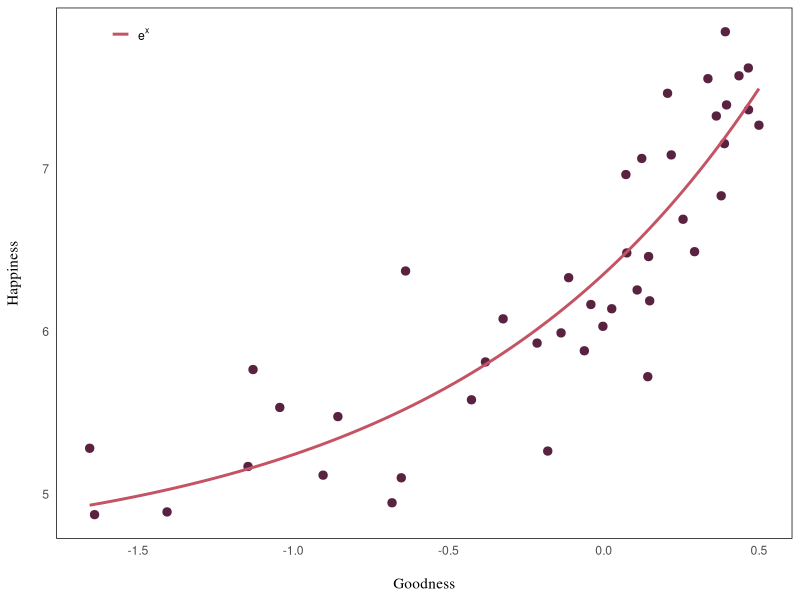

The R source for this figure:
library(ggplot2)
library(dplyr)
library(readxl)


CL_europa <- read.csv( "data/NEW_DATASET/SavingsRatio.csv")
happy<-read_excel("data/happy2.xls")

happy$`Country name`[happy$`Country name`=="Bosnia and Herzegovina"] <- "Bosnia and Herz."
happy$`Country name`[happy$`Country name`=="Czech Republic"] <- "Czechia"


colnames(happy)[1]<-'Country'

merged_data <- merge(happy, CL_europa, by = "Country")

colnames(merged_data)[3]<-'Happiness'

p = ggplot(merged_data, aes(x=Goodness, y=Happiness)) + 
  geom_point(color='#5A2241',size=2.5) + 
  geom_smooth(aes(color = "Regression Line"),method=lm,formula = y ~exp(x),se = FALSE) + 
  labs(title=NULL, x="Goodness", y="Happiness")+
  theme_minimal()+
  theme(panel.grid.major = element_blank(),  
        panel.grid.minor = element_blank(), 
        panel.border = element_rect(colour = "black", fill = NA), 
        panel.background = element_blank(),
        legend.position = c(0.1, 0.95), 
        legend.title = element_blank(),
        legend.key.size = unit(0.5, 'cm'),
        axis.title.x = element_text(
          margin = margin(t = 15), 
          size = 11,               
          family = "serif"          
        ),
        axis.title.y = element_text(
          margin = margin(r = 15),  
          size = 11,               
          family = "serif"          
        )) +
  scale_color_manual(values = c("Regression Line" = '#C45364'),
                     labels = c("Regression Line" = expression(paste("e"^x))))
 print(p) 
